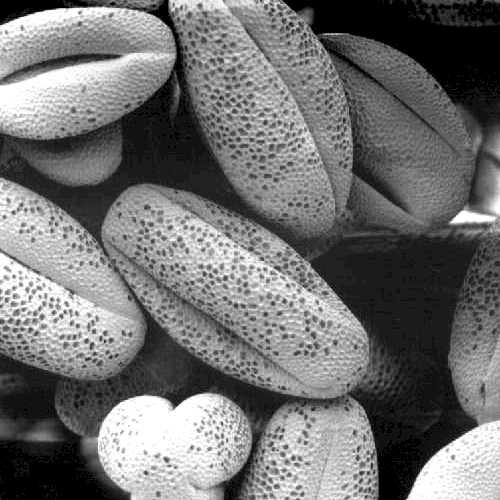
#> input picture src/high contrast.tif, 500 x 500 px, given in place of cameraman.tif, which was not available
$ jupyter execute --allow-errors 5_Image_Processing.ipynb   (text cells are left out)
#> lines starting #> are read from the running program, lines starting #| are printed output that depends on the picture; after the words box and inside, x2 and y2 are one past the last pixel; in counts of white or black regions, pixels touching at a corner belong together; pictures that were not available may be replaced by others from this repository, and a replacement may not be noted
[cell 1]
import cv2
import matplotlib.pyplot as plt
import numpy as np
import copy

[cell 2]
img1= cv2.imread('cameraman.tif',0)
#> img1 is the input picture: shape (500, 500); min 0, max 255, mean 113.2
plt.imshow(img1, cmap="gray")
plt.show()

[cell 3]
img1_neg = 1 - img1
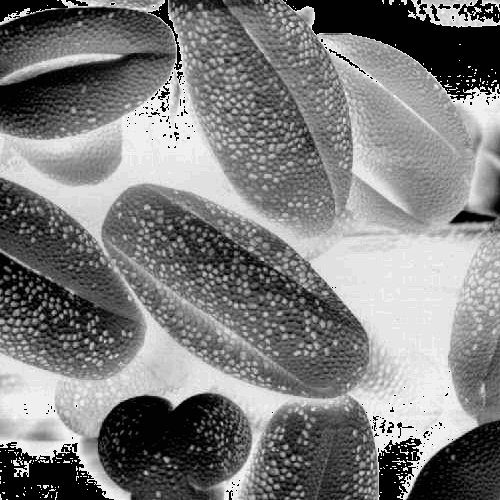
#> img1_neg: shape (500, 500); min 0, max 255, mean 125.8

[cell 4]
plt.imshow(img1_neg, cmap="gray")
plt.show()
print(img1_neg,"\n\n", img1)
#> (printed output is left out)

[cell 5]
img1= cv2.imread('Pollen.tif',0)
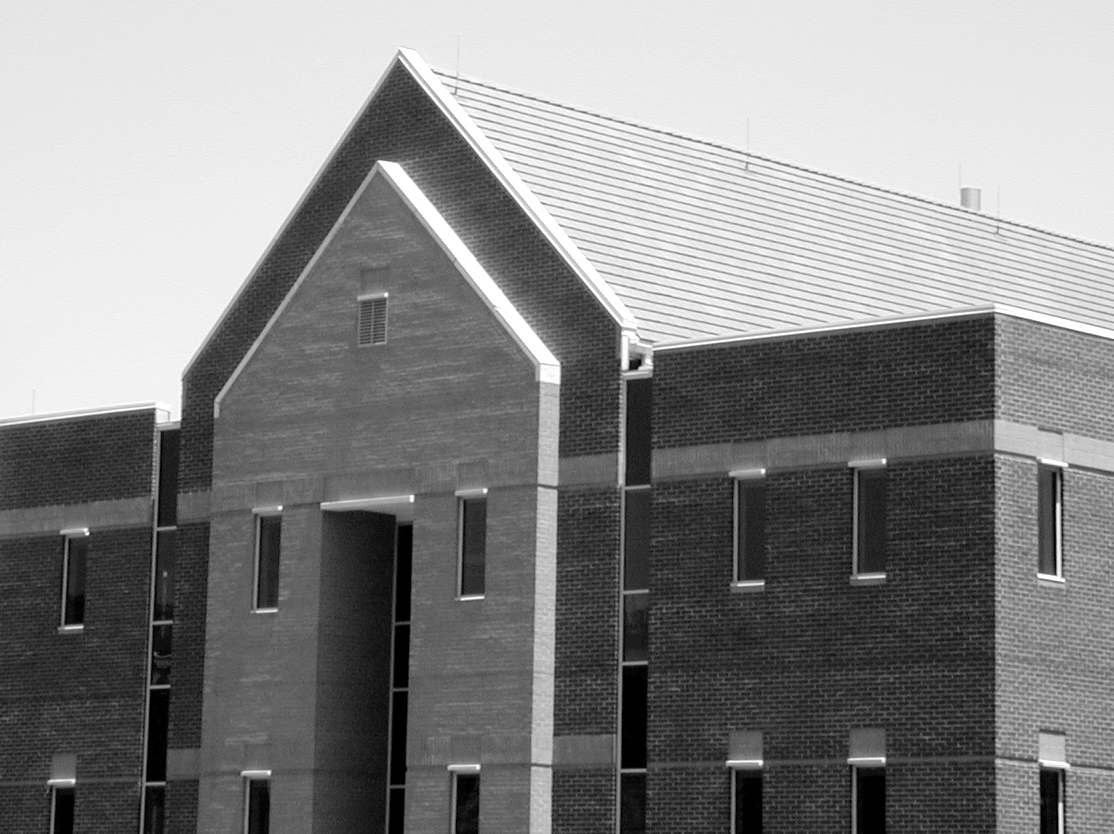
#> input picture src/house.tif, 1114 x 834 px, given in place of Pollen.tif, which was not available
#> img1 is the input picture: shape (834, 1114); min 0, max 255, mean 133.3
plt.imshow(img1, cmap="gray")
plt.show()
print(img1)
#> (printed output is left out)

[cell 6]
val = int(input("Enter Threshold Value: "))
#> the answer given: 100

[cell 7]
new_img = img1.copy()

[cell 8]
for i in range(img1.shape[0]):
  for j in range(img1.shape[1]):
    if img1[i,j] >= val:
      new_img[i, j] = 255

    else:
      new_img[i, j] = 0
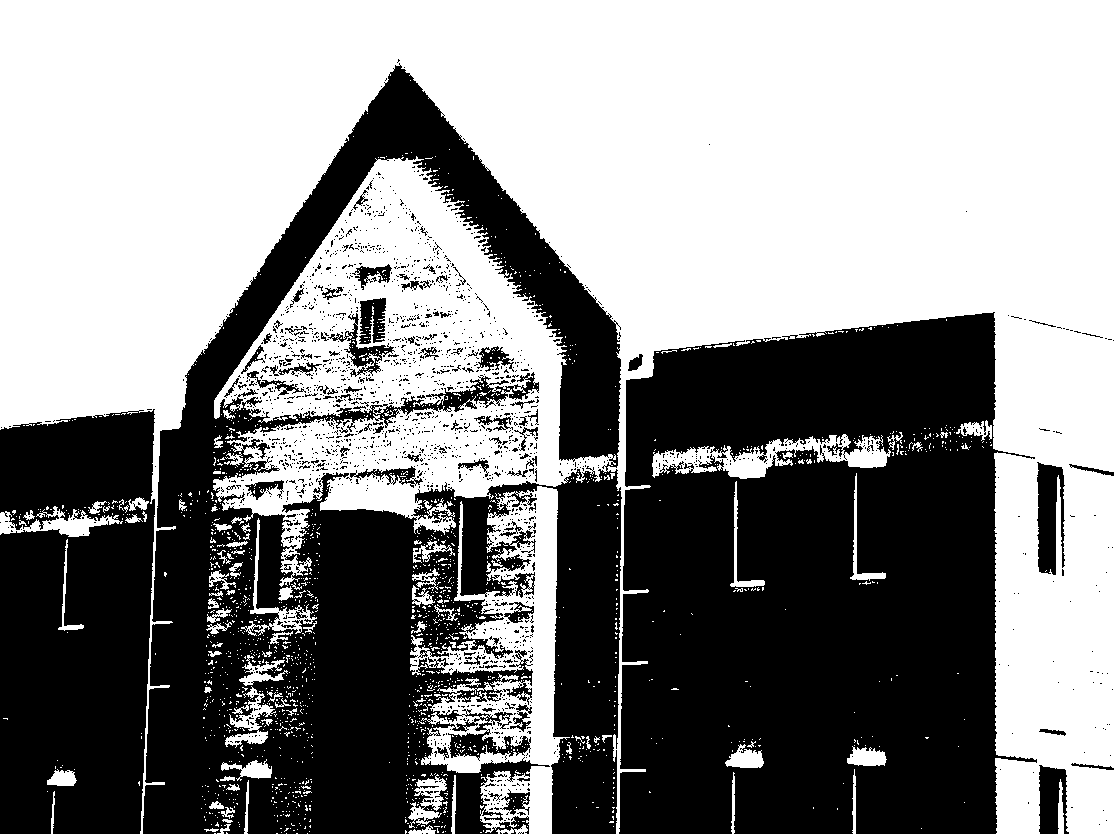
#> new_img: shape (834, 1114); 54.7% white; 1844 black regions (1746 under 20 px), largest, box (x1, y1, x2, y2) and area: (619, 312, 1037, 834) 177057, (143, 63, 622, 834) 166554, (0, 409, 155, 834) 58950

new_img

plt.imshow(new_img, cmap='gray')

[cell 9]
img = cv2.imread("kidney.tif",0)
plt.imshow(img, cmap="gray")

[cell 10]
upper_limit= int(input("Upper Limit: "))
#> the answer given: 3
lower_limit = int(input("Lower Limit: "))
#> the answer given: 3
s2 = int(input("s2 value: "))
#> the answer given: 3
s1 = int(input("s1 value: "))
#> the answer given: 3

[cell 11]
new_img = np.zeros(img.shape)

[cell 12]
# without background

for i in range(img.shape[0]):
  for j in range(img.shape[1]):
    if img[i,j] <= upper_limit and img[i,j] >= lower_limit:
      new_img[i, j] = s2

    else:
      new_img[i, j] = s1
#> new_img: shape (834, 1114) float64; every value is 3

new_img

plt.imshow(new_img, cmap='gray')

[cell 13]
# With background

for i in range(img.shape[0]):
  for j in range(img.shape[1]):
    if img[i,j] <= upper_limit and img[i,j] >= lower_limit:
      new_img[i, j] = s2

new_img

plt.imshow(new_img, cmap='gray')
